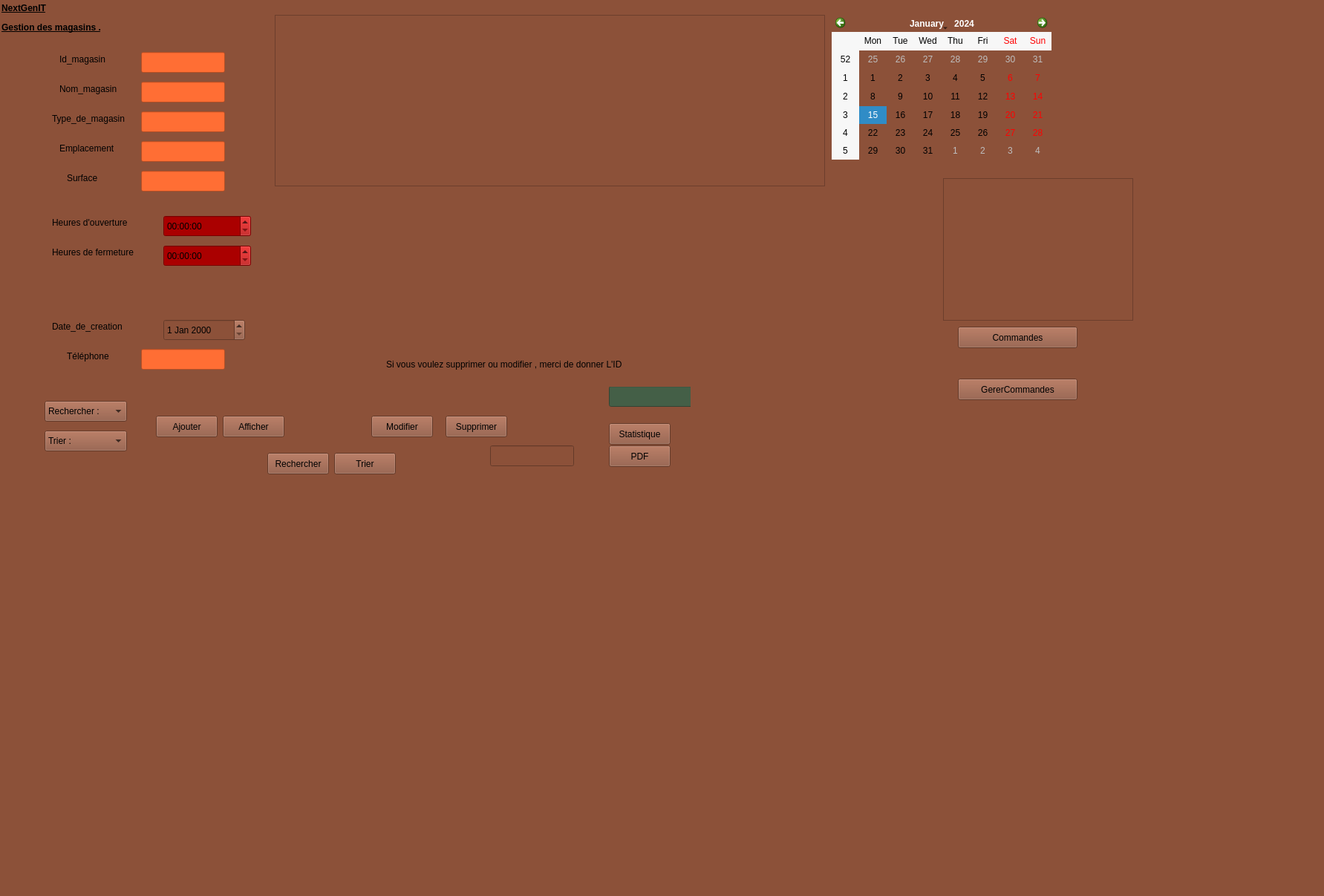
<?xml version="1.0" encoding="UTF-8"?>
<ui version="4.0">
 <class>interfacePer</class>
 <widget class="QMainWindow" name="interfacePer">
  <property name="geometry">
   <rect>
    <x>0</x>
    <y>0</y>
    <width>1783</width>
    <height>1207</height>
   </rect>
  </property>
  <property name="windowTitle">
   <string>interfacePer</string>
  </property>
  <property name="styleSheet">
   <string notr="true">background-color: rgb(140, 81, 57)</string>
  </property>
  <widget class="QWidget" name="centralwidget">
   <widget class="QLabel" name="label">
    <property name="geometry">
     <rect>
      <x>2</x>
      <y>-1</y>
      <width>181</width>
      <height>51</height>
     </rect>
    </property>
    <property name="text">
     <string>&lt;html&gt;&lt;head/&gt;&lt;body&gt;&lt;p&gt;&lt;span style=&quot; font-weight:700; text-decoration: underline;&quot;&gt;NextGenIT&lt;/span&gt;&lt;/p&gt;&lt;p&gt;&lt;span style=&quot; font-weight:700; text-decoration: underline;&quot;&gt;Gestion des magasins .&lt;/span&gt;&lt;/p&gt;&lt;/body&gt;&lt;/html&gt;</string>
    </property>
   </widget>
   <widget class="QLabel" name="label_13">
    <property name="geometry">
     <rect>
      <x>80</x>
      <y>110</y>
      <width>111</width>
      <height>20</height>
     </rect>
    </property>
    <property name="text">
     <string>Nom_magasin</string>
    </property>
   </widget>
   <widget class="QLineEdit" name="lineEdit_7">
    <property name="geometry">
     <rect>
      <x>190</x>
      <y>110</y>
      <width>113</width>
      <height>28</height>
     </rect>
    </property>
    <property name="styleSheet">
     <string notr="true">background-color:rgb(255, 110, 52)</string>
    </property>
   </widget>
   <widget class="QLabel" name="label_14">
    <property name="geometry">
     <rect>
      <x>80</x>
      <y>70</y>
      <width>81</width>
      <height>20</height>
     </rect>
    </property>
    <property name="styleSheet">
     <string notr="true">background-colorrgb:(186, 0, 0)</string>
    </property>
    <property name="text">
     <string>Id_magasin</string>
    </property>
   </widget>
   <widget class="QLineEdit" name="lineEdit_8">
    <property name="geometry">
     <rect>
      <x>190</x>
      <y>70</y>
      <width>113</width>
      <height>28</height>
     </rect>
    </property>
    <property name="styleSheet">
     <string notr="true">background-color:rgb(255, 110, 52)</string>
    </property>
   </widget>
   <widget class="QLabel" name="label_27">
    <property name="geometry">
     <rect>
      <x>70</x>
      <y>150</y>
      <width>121</width>
      <height>20</height>
     </rect>
    </property>
    <property name="text">
     <string>Type_de_magasin </string>
    </property>
   </widget>
   <widget class="QLabel" name="label_28">
    <property name="geometry">
     <rect>
      <x>80</x>
      <y>190</y>
      <width>91</width>
      <height>20</height>
     </rect>
    </property>
    <property name="text">
     <string>Emplacement</string>
    </property>
   </widget>
   <widget class="QLabel" name="label_29">
    <property name="geometry">
     <rect>
      <x>70</x>
      <y>290</y>
      <width>141</width>
      <height>20</height>
     </rect>
    </property>
    <property name="text">
     <string>Heures d'ouverture</string>
    </property>
   </widget>
   <widget class="QLabel" name="label_30">
    <property name="geometry">
     <rect>
      <x>90</x>
      <y>230</y>
      <width>63</width>
      <height>20</height>
     </rect>
    </property>
    <property name="text">
     <string>Surface</string>
    </property>
   </widget>
   <widget class="QLabel" name="label_31">
    <property name="geometry">
     <rect>
      <x>70</x>
      <y>430</y>
      <width>141</width>
      <height>20</height>
     </rect>
    </property>
    <property name="text">
     <string>Date_de_creation</string>
    </property>
   </widget>
   <widget class="QLabel" name="label_33">
    <property name="geometry">
     <rect>
      <x>90</x>
      <y>470</y>
      <width>81</width>
      <height>20</height>
     </rect>
    </property>
    <property name="text">
     <string>Téléphone</string>
    </property>
   </widget>
   <widget class="QLabel" name="label_34">
    <property name="geometry">
     <rect>
      <x>70</x>
      <y>330</y>
      <width>141</width>
      <height>20</height>
     </rect>
    </property>
    <property name="text">
     <string>Heures de fermeture</string>
    </property>
   </widget>
   <widget class="QTimeEdit" name="timeEdit_5">
    <property name="geometry">
     <rect>
      <x>220</x>
      <y>330</y>
      <width>118</width>
      <height>29</height>
     </rect>
    </property>
    <property name="styleSheet">
     <string notr="true">background-color:rgb(170, 0, 0)</string>
    </property>
   </widget>
   <widget class="QTimeEdit" name="timeEdit_6">
    <property name="geometry">
     <rect>
      <x>220</x>
      <y>290</y>
      <width>118</width>
      <height>29</height>
     </rect>
    </property>
    <property name="styleSheet">
     <string notr="true">background-color:rgb(170, 0, 0)</string>
    </property>
   </widget>
   <widget class="QLineEdit" name="lineEdit_15">
    <property name="geometry">
     <rect>
      <x>190</x>
      <y>150</y>
      <width>113</width>
      <height>28</height>
     </rect>
    </property>
    <property name="styleSheet">
     <string notr="true">background-color:rgb(255, 110, 52)</string>
    </property>
   </widget>
   <widget class="QLineEdit" name="lineEdit_16">
    <property name="geometry">
     <rect>
      <x>190</x>
      <y>230</y>
      <width>113</width>
      <height>28</height>
     </rect>
    </property>
    <property name="styleSheet">
     <string notr="true">background-color:rgb(255, 110, 52)</string>
    </property>
   </widget>
   <widget class="QDateEdit" name="dateEdit_3">
    <property name="geometry">
     <rect>
      <x>220</x>
      <y>430</y>
      <width>110</width>
      <height>29</height>
     </rect>
    </property>
   </widget>
   <widget class="QLineEdit" name="lineEdit_17">
    <property name="geometry">
     <rect>
      <x>190</x>
      <y>190</y>
      <width>113</width>
      <height>28</height>
     </rect>
    </property>
    <property name="styleSheet">
     <string notr="true">background-color:rgb(255, 110, 52)</string>
    </property>
   </widget>
   <widget class="QLineEdit" name="lineEdit_18">
    <property name="geometry">
     <rect>
      <x>190</x>
      <y>470</y>
      <width>113</width>
      <height>28</height>
     </rect>
    </property>
    <property name="styleSheet">
     <string notr="true">background-color:rgb(255, 110, 52)</string>
    </property>
   </widget>
   <widget class="QPushButton" name="pushButton9_ajouter">
    <property name="geometry">
     <rect>
      <x>210</x>
      <y>560</y>
      <width>83</width>
      <height>29</height>
     </rect>
    </property>
    <property name="text">
     <string>Ajouter</string>
    </property>
   </widget>
   <widget class="QPushButton" name="pushButton_10_afficher">
    <property name="geometry">
     <rect>
      <x>300</x>
      <y>560</y>
      <width>83</width>
      <height>29</height>
     </rect>
    </property>
    <property name="text">
     <string>Afficher</string>
    </property>
   </widget>
   <widget class="QPushButton" name="pushButton_modifier">
    <property name="geometry">
     <rect>
      <x>500</x>
      <y>560</y>
      <width>83</width>
      <height>29</height>
     </rect>
    </property>
    <property name="text">
     <string>Modifier</string>
    </property>
   </widget>
   <widget class="QPushButton" name="pushButton_12_supprimer">
    <property name="geometry">
     <rect>
      <x>600</x>
      <y>560</y>
      <width>83</width>
      <height>29</height>
     </rect>
    </property>
    <property name="text">
     <string>Supprimer</string>
    </property>
   </widget>
   <widget class="QTableView" name="tableView">
    <property name="geometry">
     <rect>
      <x>370</x>
      <y>20</y>
      <width>741</width>
      <height>231</height>
     </rect>
    </property>
   </widget>
   <widget class="QLineEdit" name="lineEdit_id_supprimer">
    <property name="geometry">
     <rect>
      <x>820</x>
      <y>520</y>
      <width>113</width>
      <height>28</height>
     </rect>
    </property>
    <property name="styleSheet">
     <string notr="true">background-color:rgb(68, 95, 71)</string>
    </property>
   </widget>
   <widget class="QLabel" name="msg_de_supp">
    <property name="geometry">
     <rect>
      <x>520</x>
      <y>460</y>
      <width>421</width>
      <height>61</height>
     </rect>
    </property>
    <property name="text">
     <string>Si vous voulez supprimer ou modifier , merci de donner L'ID</string>
    </property>
   </widget>
   <widget class="QPushButton" name="pushButton_rechercher">
    <property name="geometry">
     <rect>
      <x>360</x>
      <y>610</y>
      <width>83</width>
      <height>29</height>
     </rect>
    </property>
    <property name="text">
     <string>Rechercher</string>
    </property>
   </widget>
   <widget class="QLineEdit" name="lineEdit_recherche">
    <property name="geometry">
     <rect>
      <x>660</x>
      <y>600</y>
      <width>113</width>
      <height>28</height>
     </rect>
    </property>
   </widget>
   <widget class="QComboBox" name="comboBox_critere">
    <property name="geometry">
     <rect>
      <x>60</x>
      <y>540</y>
      <width>111</width>
      <height>28</height>
     </rect>
    </property>
    <item>
     <property name="text">
      <string>Rechercher :</string>
     </property>
    </item>
    <item>
     <property name="text">
      <string>nom</string>
     </property>
    </item>
    <item>
     <property name="text">
      <string>emplacement</string>
     </property>
    </item>
    <item>
     <property name="text">
      <string>nom</string>
     </property>
    </item>
   </widget>
   <widget class="QComboBox" name="comboBox_trie">
    <property name="geometry">
     <rect>
      <x>60</x>
      <y>580</y>
      <width>111</width>
      <height>28</height>
     </rect>
    </property>
    <item>
     <property name="text">
      <string>Trier :</string>
     </property>
    </item>
    <item>
     <property name="text">
      <string>nom</string>
     </property>
    </item>
    <item>
     <property name="text">
      <string>type</string>
     </property>
    </item>
    <item>
     <property name="text">
      <string>emplacement</string>
     </property>
    </item>
   </widget>
   <widget class="QPushButton" name="pushButton_trier">
    <property name="geometry">
     <rect>
      <x>450</x>
      <y>610</y>
      <width>83</width>
      <height>29</height>
     </rect>
    </property>
    <property name="text">
     <string>Trier</string>
    </property>
   </widget>
   <widget class="QPushButton" name="pushButton_pdf">
    <property name="geometry">
     <rect>
      <x>820</x>
      <y>600</y>
      <width>83</width>
      <height>29</height>
     </rect>
    </property>
    <property name="text">
     <string>PDF</string>
    </property>
   </widget>
   <widget class="QPushButton" name="pushButton_statistique">
    <property name="geometry">
     <rect>
      <x>820</x>
      <y>570</y>
      <width>83</width>
      <height>29</height>
     </rect>
    </property>
    <property name="text">
     <string>Statistique</string>
    </property>
   </widget>
   <widget class="QWidget" name="chartViewWidget" native="true">
    <property name="geometry">
     <rect>
      <x>930</x>
      <y>270</y>
      <width>331</width>
      <height>311</height>
     </rect>
    </property>
   </widget>
   <widget class="QCalendarWidget" name="calendarWidget">
    <property name="geometry">
     <rect>
      <x>1120</x>
      <y>20</y>
      <width>296</width>
      <height>195</height>
     </rect>
    </property>
   </widget>
   <widget class="QTableView" name="tableView_commandes">
    <property name="geometry">
     <rect>
      <x>1270</x>
      <y>240</y>
      <width>256</width>
      <height>192</height>
     </rect>
    </property>
   </widget>
   <widget class="QPushButton" name="Commandes">
    <property name="geometry">
     <rect>
      <x>1290</x>
      <y>440</y>
      <width>161</width>
      <height>29</height>
     </rect>
    </property>
    <property name="text">
     <string>Commandes</string>
    </property>
   </widget>
   <widget class="QPushButton" name="pushButton_gererCommandes">
    <property name="geometry">
     <rect>
      <x>1290</x>
      <y>510</y>
      <width>161</width>
      <height>29</height>
     </rect>
    </property>
    <property name="text">
     <string>GererCommandes</string>
    </property>
   </widget>
  </widget>
  <widget class="QMenuBar" name="menubar">
   <property name="geometry">
    <rect>
     <x>0</x>
     <y>0</y>
     <width>1783</width>
     <height>25</height>
    </rect>
   </property>
  </widget>
  <widget class="QStatusBar" name="statusbar"/>
 </widget>
 <resources/>
 <connections/>
</ui>
